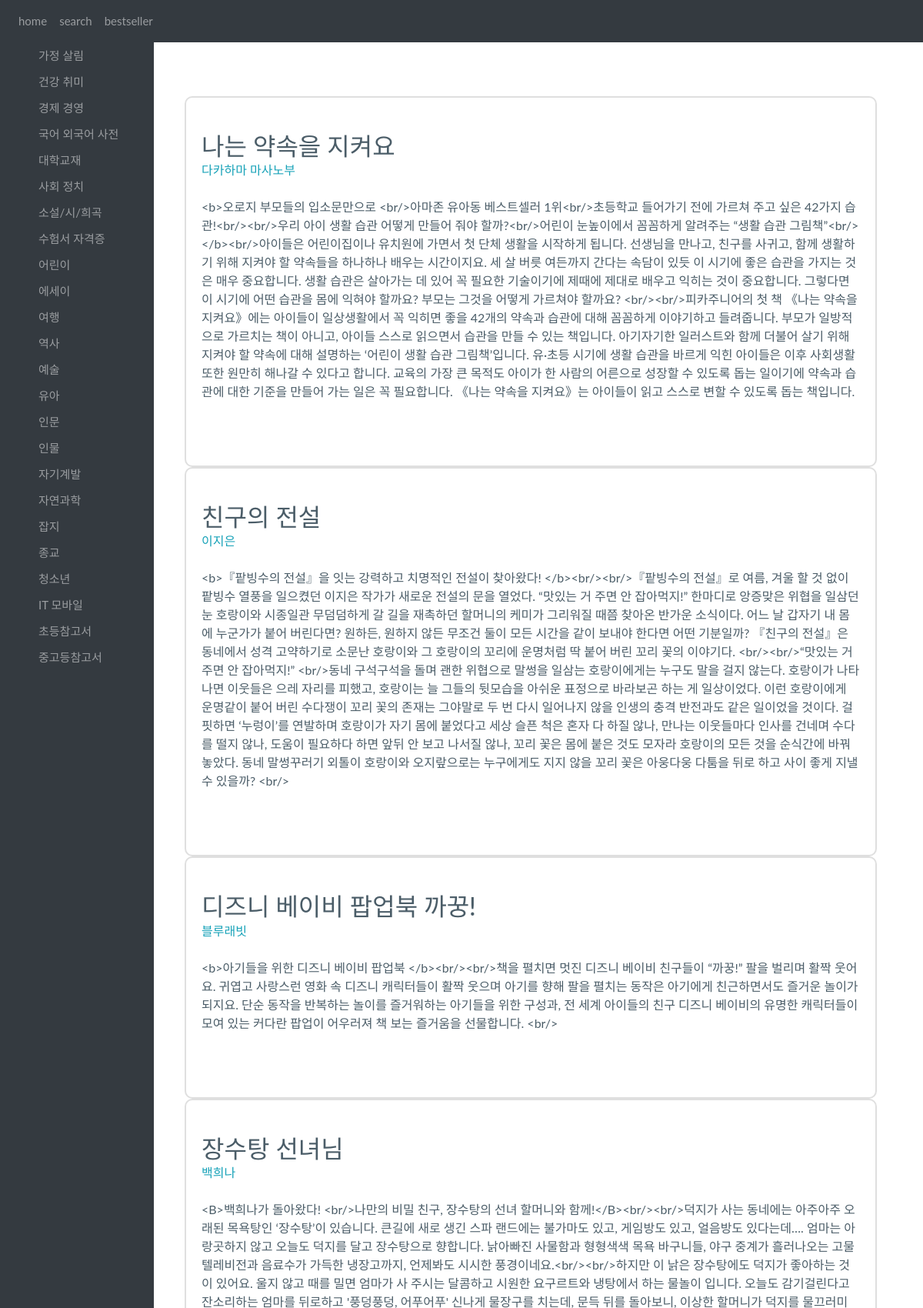
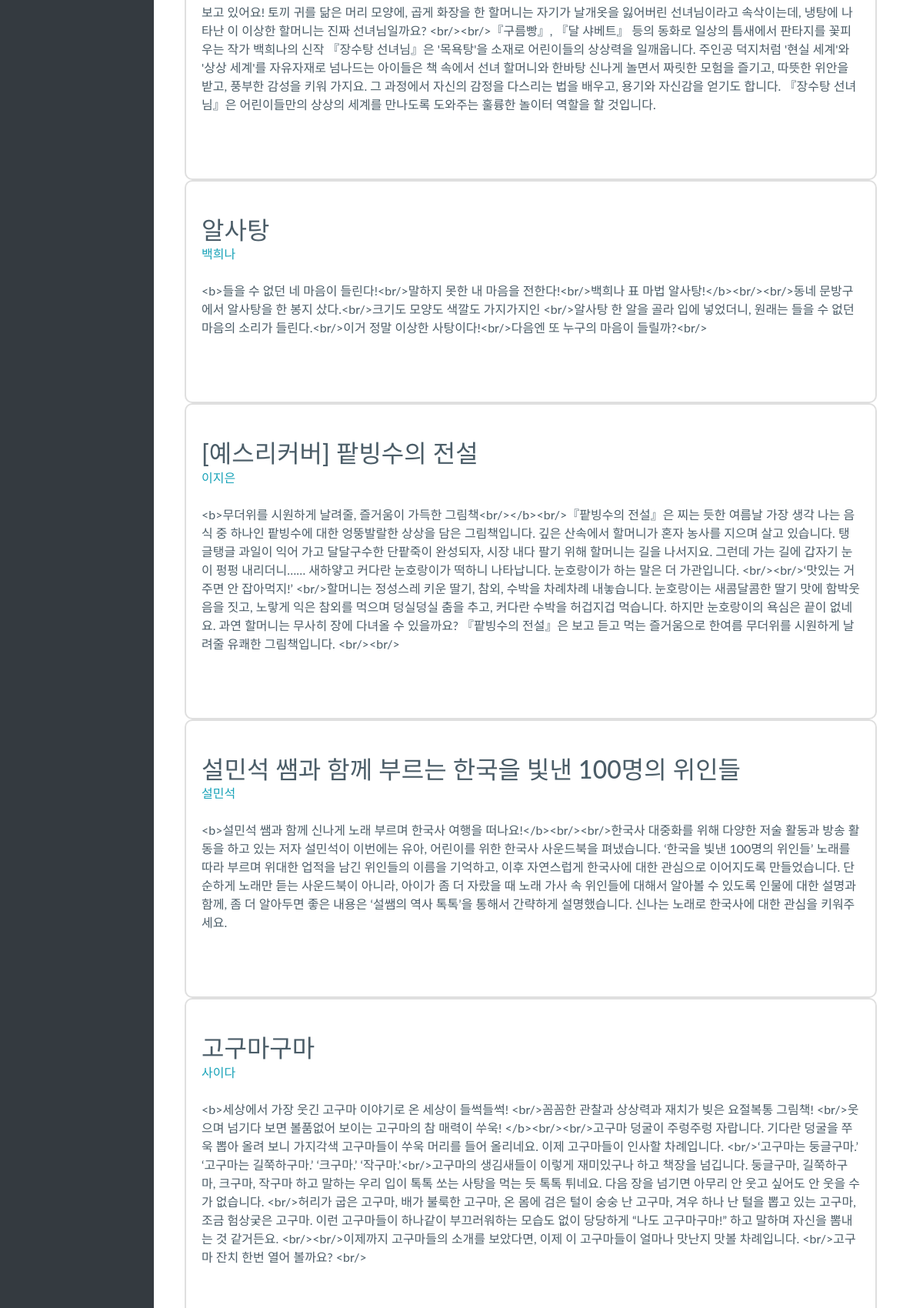
The page /category/001001027 (upper part) on the database its author committed (2 pictures, top to bottom).
### category/models.py (models this page shows)
class CategoryFourteen(models.Model):
    name = models.CharField(max_length=100)
    author = models.CharField(max_length=100)
    description = models.TextField()

### category/views.py (the view)
# urls.py: path('category/001001027', category.views.fourteen, name='fourteen'),
def fourteen(request):
    babys = CategoryFourteen.objects
    return render(request, 'category/category14.html', {'baby': babys})

### category/templates/category/category14.html (shortened to what this page needs)
{% extends 'category/base.html' %}
{% block content %}
<body>
 {% for baby in baby.all%}
    <div class="col-md-4 mb-3 mb-md-0">
        <div class="card h-100 py-3">
          <div class="card-body my-2">
            <div class="d-flex align-items-center">
              <div class="flex-1 align-items-center">
                <h2 class="mb-0 fs--1 text-1000 fw-medium">{{baby.name}}</h2>
                <p class="fs--2 fw-normal text-info mb-0">{{baby.author}}</p><br/>
              </div>
            </div>
            <p class="card-text ps-7 ps-md-0 ps-xl-7 pt-md-4 pt-lg-3 pt-xl-0">{{baby.description}}</p><br/>
          </div>
        </div>
    </div>
{%endfor%}
</body>
{% endblock  %}

### category/templates/category/base.html (style rules this page uses)
body { margin: 0px; background-color: #F0EDCC; }

### category/templates/category/category14.html (style rules this page uses)
.card { border: 0; }
.py-3 { padding-top: 1rem !important; padding-bottom: 1rem !important; }
.h-100 { height: 100% !important; width: 75vw !important; }
.card { position: relative; display: -webkit-box; display: -ms-flexbox; display: flex; -webkit-box-orient: vertical; -webkit-box-direction: normal; -ms-flex-direction: column; flex-direction: column; min-width: 0; word-wrap: break-word; background-color: #fff; background-clip: border-box; border: 2px solid rgba(0,0,0,0.125); border-radius: .625rem; }
body { -webkit-font-smoothing: antialiased; -moz-osx-font-smoothing: grayscale; position: relative; }
body { margin: 0; font-family: "Lato",-apple-system,BlinkMacSystemFont,"Segoe UI","Helvetica Neue",Arial,sans-serif,"Apple Color Emoji","Segoe UI Emoji","Segoe UI Symbol"; font-size: 1rem; font-weight: 400; line-height: 1.5; color: #4B5D68; background-color: #fff; -webkit-text-size-adjust: 100%; -webkit-tap-highlight-color: rgba(0,0,0,0); }
:root { --bs-blue: #5F37EF; --bs-indigo: #727cf5; --bs-purple: #9C69E2; --bs-pink: #F063B8; --bs-red: #EF4358; --bs-orange: #F56538; --bs-yellow: #FFBA49; --bs-green: #68C9BA; --bs-teal: #299EF3; --bs-cyan: #38B0F5; --bs-white: #fff; --bs-gray: #94A2B3; --bs-gray-dark: #4B5D68; --bs-primary: #5F37EF; --bs-secondary: #299EF3; --bs-success: #68C9BA; --bs-info: #9C69E2; --bs-warning: #FFBA49; --bs-danger: #F063B8; --bs-light: #f9fafd; --bs-dark: #0b1727; --bs-font-sans-serif: "Lato", "Poppins", -apple-system, BlinkMacSystemFont, "Segoe UI", "Helvetica Neue", Arial, sans-serif, "Apple Color Emoji", "Segoe UI Emoji", "Segoe UI Symbol"; --bs-font-monospace: "SFMono-Regular", Menlo, Monaco, Consolas, "Liberation Mono", "Courier New", monospace; --bs-gradient: linear-gradient(180deg, rgba(255,255,255,0.15), rgba(255,255,255,0)); }

### rows shown on the page
CategoryFourteen: name "나는 약속을 지켜요", author "다카하마 마사노부", description "<b>오로지 부모들의 입소문만으로 <br/>아마존 유아동 베스트셀러 1위<br/>초등학교 들어가기 전에 가르쳐 주고 싶은 42가지 습관!<br/><br/>우리 아이 생활 습관 어떻게 만들어 줘야 할까?<br/>어린이 눈높이에서 꼼꼼하게 알려주는 “생활 습관 그림책”<br/></b><br/>아이들은 어린이집이나 유치원에 가면서 첫 단체 생활을 시작하게 됩니다. 선생님을 만나고, 친구를 사귀고, 함께 생활하기 위해 지켜야 할 약속들을 하나하나 배우는 시간이지요. 세 살 버릇 여든까지 간다는 속담이 있듯 이 시기에 좋은 습관을 가지는 것은 매우 중요합니다. 생활 습관은 살아가는 데 있어 꼭 필요한 기술이기에 제때에 제대로 배우고 익히는 것이 중요합니다. 그렇다면 이 시기에 어떤 습관을 몸에 익혀야 할까요? 부모는 그것을 어떻게 가르쳐야 할까요? <br/><br/>피카주니어의 첫 책 《나는 약속을 지켜요》에는 아이들이 일상생활에서 꼭 익히면 좋을 42개의 약속과 습관에 대해 꼼꼼하게 이야기하고 들려줍니다. 부모가 일방적으로 가르치는 책이 아니고, 아이들 스스로 읽으면서 습관을 만들 수 있는 책입니다. 아기자기한 일러스트와 함께 더불어 살기 위해 지켜야 할 약속에 대해 설명하는 ‘어린이 생활 습관 그림책’입니다. 유·초등 시기에 생활 습관을 바르게 익힌 아이들은 이후 사회생활 또한 원만히 해나갈 수 있다고 합니다. 교육의 가장 큰 목적도…"
CategoryFourteen: name "친구의 전설", author "이지은", description "<b>『팥빙수의 전설』을 잇는 강력하고 치명적인 전설이 찾아왔다! </b><br/><br/>『팥빙수의 전설』로 여름, 겨울 할 것 없이 팥빙수 열풍을 일으켰던 이지은 작가가 새로운 전설의 문을 열었다. “맛있는 거 주면 안 잡아먹지!” 한마디로 앙증맞은 위협을 일삼던 눈 호랑이와 시종일관 무덤덤하게 갈 길을 재촉하던 할머니의 케미가 그리워질 때쯤 찾아온 반가운 소식이다. 어느 날 갑자기 내 몸에 누군가가 붙어 버린다면? 원하든, 원하지 않든 무조건 둘이 모든 시간을 같이 보내야 한다면 어떤 기분일까? 『친구의 전설』은 동네에서 성격 고약하기로 소문난 호랑이와 그 호랑이의 꼬리에 운명처럼 딱 붙어 버린 꼬리 꽃의 이야기다. <br/><br/>“맛있는 거 주면 안 잡아먹지!” <br/>동네 구석구석을 돌며 괜한 위협으로 말썽을 일삼는 호랑이에게는 누구도 말을 걸지 않는다. 호랑이가 나타나면 이웃들은 으레 자리를 피했고, 호랑이는 늘 그들의 뒷모습을 아쉬운 표정으로 바라보곤 하는 게 일상이었다. 이런 호랑이에게 운명같이 붙어 버린 수다쟁이 꼬리 꽃의 존재는 그야말로 두 번 다시 일어나지 않을 인생의 충격 반전과도 같은 일이었을 것이다. 걸핏하면 ‘누렁이’를 연발하며 호랑이가 자기 몸에 붙었다고 세상 슬픈 척은 혼자 다 하질 않나, 만나는 이웃들마다 인사를 건네며 수다를 떨지 않나, 도움이 필요하다 하면 앞뒤 안 보고 나서질 않나, 꼬리…"
CategoryFourteen: name "디즈니 베이비 팝업북 까꿍!", author "블루래빗", description "<b>아기들을 위한 디즈니 베이비 팝업북 </b><br/><br/>책을 펼치면 멋진 디즈니 베이비 친구들이 “까꿍!” 팔을 벌리며 활짝 웃어요. 귀엽고 사랑스런 영화 속 디즈니 캐릭터들이 활짝 웃으며 아기를 향해 팔을 펼치는 동작은 아기에게 친근하면서도 즐거운 놀이가 되지요. 단순 동작을 반복하는 놀이를 즐거워하는 아기들을 위한 구성과, 전 세계 아이들의 친구 디즈니 베이비의 유명한 캐릭터들이 모여 있는 커다란 팝업이 어우러져 책 보는 즐거움을 선물합니다. <br/>"
CategoryFourteen: name "장수탕 선녀님", author "백희나", description "<B>백희나가 돌아왔다! <br/>나만의 비밀 친구, 장수탕의 선녀 할머니와 함께!</B><br/><br/>덕지가 사는 동네에는 아주아주 오래된 목욕탕인 ‘장수탕’이 있습니다. 큰길에 새로 생긴 스파 랜드에는 불가마도 있고, 게임방도 있고, 얼음방도 있다는데…. 엄마는 아랑곳하지 않고 오늘도 덕지를 달고 장수탕으로 향합니다. 낡아빠진 사물함과 형형색색 목욕 바구니들, 야구 중계가 흘러나오는 고물 텔레비전과 음료수가 가득한 냉장고까지, 언제봐도 시시한 풍경이네요.<br/><br/>하지만 이 낡은 장수탕에도 덕지가 좋아하는 것이 있어요. 울지 않고 때를 밀면 엄마가 사 주시는 달콤하고 시원한 요구르트와 냉탕에서 하는 물놀이 입니다. 오늘도 감기걸린다고 잔소리하는 엄마를 뒤로하고 '풍덩풍덩, 어푸어푸' 신나게 물장구를 치는데, 문득 뒤를 돌아보니, 이상한 할머니가 덕지를 물끄러미 보고 있어요! 토끼 귀를 닮은 머리 모양에, 곱게 화장을 한 할머니는 자기가 날개옷을 잃어버린 선녀님이라고 속삭이는데, 냉탕에 나타난 이 이상한 할머니는 진짜 선녀님일까요? <br/><br/>『구름빵』, 『달 샤베트』 등의 동화로 일상의 틈새에서 판타지를 꽃피우는 작가 백희나의 신작 『장수탕 선녀님』은 '목욕탕'을 소재로 어린이들의 상상력을 일깨웁니다. 주인공 덕지처럼 '현실 세계'와 '상상 세계'를 자유자재로 넘나드는 아이들은 책 속에서 선녀 할머니와 한바탕…"
CategoryFourteen: name "알사탕", author "백희나", description "<b>들을 수 없던 네 마음이 들린다!<br/>말하지 못한 내 마음을 전한다!<br/>백희나 표 마법 알사탕!</b><br/><br/>동네 문방구에서 알사탕을 한 봉지 샀다.<br/>크기도 모양도 색깔도 가지가지인 <br/>알사탕 한 알을 골라 입에 넣었더니, 원래는 들을 수 없던 마음의 소리가 들린다.<br/>이거 정말 이상한 사탕이다!<br/>다음엔 또 누구의 마음이 들릴까?<br/>"
CategoryFourteen: name "[예스리커버] 팥빙수의 전설", author "이지은", description "<b>무더위를 시원하게 날려줄, 즐거움이 가득한 그림책<br/></b><br/>『팥빙수의 전설』은 찌는 듯한 여름날 가장 생각 나는 음식 중 하나인 팥빙수에 대한 엉뚱발랄한 상상을 담은 그림책입니다. 깊은 산속에서 할머니가 혼자 농사를 지으며 살고 있습니다. 탱글탱글 과일이 익어 가고 달달구수한 단팥죽이 완성되자, 시장 내다 팔기 위해 할머니는 길을 나서지요. 그런데 가는 길에 갑자기 눈이 펑펑 내리더니…… 새하얗고 커다란 눈호랑이가 떡하니 나타납니다. 눈호랑이가 하는 말은 더 가관입니다. <br/><br/>‘맛있는 거 주면 안 잡아먹지!’ <br/>할머니는 정성스레 키운 딸기, 참외, 수박을 차례차례 내놓습니다. 눈호랑이는 새콤달콤한 딸기 맛에 함박웃음을 짓고, 노랗게 익은 참외를 먹으며 덩실덩실 춤을 추고, 커다란 수박을 허겁지겁 먹습니다. 하지만 눈호랑이의 욕심은 끝이 없네요. 과연 할머니는 무사히 장에 다녀올 수 있을까요? 『팥빙수의 전설』은 보고 듣고 먹는 즐거움으로 한여름 무더위를 시원하게 날려줄 유쾌한 그림책입니다. <br/><br/>"
CategoryFourteen: name "설민석 쌤과 함께 부르는 한국을 빛낸 100명의 위인들", author "설민석", description "<b>설민석 쌤과 함께 신나게 노래 부르며 한국사 여행을 떠나요!</b><br/><br/>한국사 대중화를 위해 다양한 저술 활동과 방송 활동을 하고 있는 저자 설민석이 이번에는 유아, 어린이를 위한 한국사 사운드북을 펴냈습니다. ‘한국을 빛낸 100명의 위인들’ 노래를 따라 부르며 위대한 업적을 남긴 위인들의 이름을 기억하고, 이후 자연스럽게 한국사에 대한 관심으로 이어지도록 만들었습니다. 단순하게 노래만 듣는 사운드북이 아니라, 아이가 좀 더 자랐을 때 노래 가사 속 위인들에 대해서 알아볼 수 있도록 인물에 대한 설명과 함께, 좀 더 알아두면 좋은 내용은 ‘설쌤의 역사 톡톡’을 통해서 간략하게 설명했습니다. 신나는 노래로 한국사에 대한 관심을 키워주세요."
CategoryFourteen: name "고구마구마", author "사이다", description "<b>세상에서 가장 웃긴 고구마 이야기로 온 세상이 들썩들썩! <br/>꼼꼼한 관찰과 상상력과 재치가 빚은 요절복통 그림책! <br/>웃으며 넘기다 보면 볼품없어 보이는 고구마의 참 매력이 쑤욱! </b><br/><br/>고구마 덩굴이 주렁주렁 자랍니다. 기다란 덩굴을 쭈욱 뽑아 올려 보니 가지각색 고구마들이 쑤욱 머리를 들어 올리네요. 이제 고구마들이 인사할 차례입니다. <br/>‘고구마는 둥글구마.’ ‘고구마는 길쭉하구마.’ ‘크구마.’ ‘작구마.’<br/>고구마의 생김새들이 이렇게 재미있구나 하고 책장을 넘깁니다. 둥글구마, 길쭉하구마, 크구마, 작구마 하고 말하는 우리 입이 톡톡 쏘는 사탕을 먹는 듯 톡톡 튀네요. 다음 장을 넘기면 아무리 안 웃고 싶어도 안 웃을 수가 없습니다. <br/>허리가 굽은 고구마, 배가 불룩한 고구마, 온 몸에 검은 털이 숭숭 난 고구마, 겨우 하나 난 털을 뽑고 있는 고구마, 조금 험상궂은 고구마. 이런 고구마들이 하나같이 부끄러워하는 모습도 없이 당당하게 “나도 고구마구마!” 하고 말하며 자신을 뽐내는 것 같거든요. <br/><br/>이제까지 고구마들의 소개를 보았다면, 이제 이 고구마들이 얼마나 맛난지 맛볼 차례입니다. <br/>고구마 잔치 한번 열어 볼까요? <br/>"
